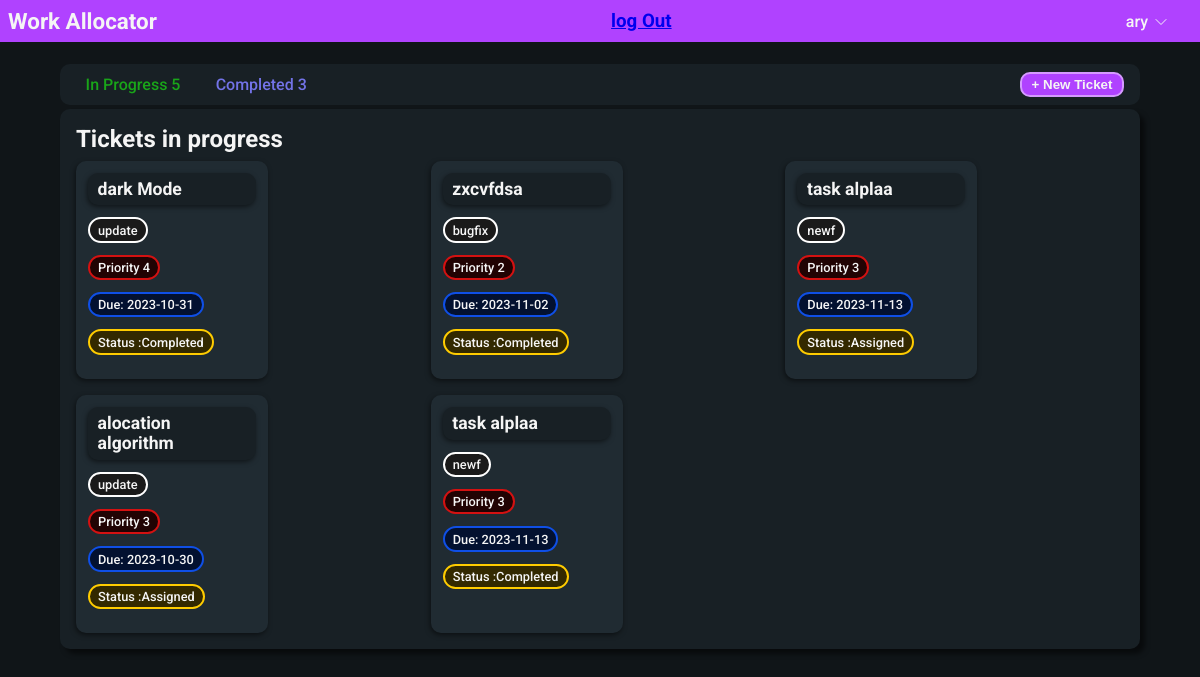
Screenshot of /manage/manage.php?mname=ary (signed in) with the database file from the repository.
### tables this page shows
CREATE TABLE `tbl_ticket` (
  `ticket_id` int(11) NOT NULL,
  `ticket_name` varchar(20) NOT NULL,
  `ticket_type` varchar(20) NOT NULL,
  `ticket_priority` int(11) NOT NULL,
  `ticket_set_date` date NOT NULL DEFAULT current_timestamp(),
  `ticket_deadline` date NOT NULL,
  `ticket_status` int(11) NOT NULL DEFAULT 0,
  `dev_id` int(11) NOT NULL,
  `ticket_difficulty` int(11) NOT NULL,
  `dev_type` varchar(10) NOT NULL
);

### manage/manage.php (the view, shortened to what this page needs)
<?php
include("../connection/connection.php");
$manager_name =$_GET['mname'];
$countCompletedQuery = "SELECT COUNT(*) AS completed_count FROM `tbl_ticket` WHERE ticket_status >= 3";
$completed_result = $con->query($countCompletedQuery);
$completed_row = $completed_result->fetch_assoc();
$completed_value = $completed_row['completed_count'];
$countInProgressQuery = "SELECT COUNT(*) AS progress_count FROM `tbl_ticket`   ";
$progress_result = $con->query($countInProgressQuery);
$progress_row = $progress_result->fetch_assoc();
$progress_value = $progress_row['progress_count'];
$selectQuery = "SELECT * FROM `tbl_ticket`";
$result = $con->query($selectQuery);
?>
<!DOCTYPE html>
<html>
<head>
	<link rel="stylesheet" href="../shared.css">
	<link rel="stylesheet" href="create-task-modal.css">
	<link rel="stylesheet" href="manage.css">
</head>
<body>
	<header class="main-header">
		<div class="main-header__div">
			<h2 class="main-header__title">Work Allocator </h2>
			<h3><a href="../index.html">log Out</a></h3>
			<p class="main-header__username"><?php echo $manager_name; ?>
				<svg xmlns="http://www.w3.org/2000/svg" fill="none" viewBox="0 0 24 24" stroke-width="1.5" stroke="currentColor" class="w-6 h-6 chev">
					<path stroke-linecap="round" stroke-linejoin="round" d="M19.5 8.25l-7.5 7.5-7.5-7.5" />
				</svg>
			</p>
		</div>
	</header>
	<main>
		<div class="ticket-tab">
			<div class="ticket-tab__container">
				<div class="ticket-tab__item ticket-tab__progress ">In Progress <?php echo$progress_value;?></div>
				<div class="ticket-tab__item ticket-tab__completed">Completed <?php echo$completed_value;?></div>
			</div>
			<button class="ticket-tab__create-button">+ New Ticket</button>
		</div>
		<div class="ticket-panel-container">
			<h2>Tickets in progress</h2>
			<div class="ticket-panel">
				<?php
				if ($result->num_rows > 0) {
					while ($row = $result->fetch_assoc()) {
				?>
						<div class="ticket">
							<h3 class="ticket__name"> <?php echo $row['ticket_name']; ?> </h3>
							<p class="ticket__type"> <?php echo $row['ticket_type']; ?> </p>
							<p class="ticket__priority"> Priority <?php echo $row['ticket_priority']; ?> </p>
							<p class="ticket__deadline">Due: <span class="ticket__date"><?php echo $row['ticket_deadline']; ?> </span></p>
							<?php
								if ($row['ticket_status'] == 0) {
									$status = "Pending";
								} elseif ($row['ticket_status'] == 1) {
									$status = "Assigned";
								} elseif ($row['ticket_status'] == 2) {
									$status = "Under Work";
								} elseif ($row['ticket_status'] == 3) {
									$status = "Completed";
								}
							?>
							<p class="ticket__status">Status :<?php echo $status ?></p>
						</div>
				<?php }
				} else {
					echo "No tickets found";
				}
				?>
			</div>
		</div>
	</main>
</body>
</html>

### shared.css (style rules this page uses)
* { box-sizing: border-box; margin: 0; padding: 0; }
:root { --text-col: whitesmoke; --background-col: hsl(203, 20%, 8%); --background-col-light: hsl(202, 22%, 12%); --background-col-lighter: hsl(202, 22%, 16%); --accent-col: #b042ff; --accent-col-active: #b042ff9f; --progress-col: rgb(25, 165, 25); --completed-col: rgb(115, 115, 232); --hold-col: rgb(255, 204, 0); --issue-col: red; --extend-col: orange; --shadow: -1px 2px 5px rgba(0, 0, 0, 0.5); }
body { font-family: 'Roboto', sans-serif; color: var(--text-col); background-color: var(--background-col); }
.main-header { background-color: var(--accent-col); position: fixed; top: 0; left: 0; width: 100%; }
.main-header__div { height: 100%; width: 98%; padding: 0.5rem; display: flex; justify-content: left; align-items: center; }
.main-header__title { font-size: 1.4rem; }
.ticket { background-color: var(--background-col-lighter); box-shadow: -1px 2px 5px rgba(0, 0, 0, 0.5); border-radius: 10px; padding: 0.75rem; width: 12rem; font-size: 0.8rem; font-weight: 500; }
.ticket__name { font-size: 1.1rem; margin-bottom: 0.75rem; background-color: var(--background-col-light); border-radius: 10px; padding: 0.4rem 0.6rem; box-shadow: -1px 2px 5px rgba(0, 0, 0, 0.5); }
.ticket__type { width: fit-content; background-color: hsl(0, 0%, 10%); padding: 0.2rem 0.5rem; border-radius: 100rem; border: 2px solid white; margin-bottom: 0.75rem; }
.ticket__priority { padding: 0.2rem 0.5rem; border-radius: 100rem; border: 2px solid hsl(0, 85%, 45%); background-color: hsl(0, 85%, 7%); margin-bottom: 0.75rem; width: fit-content; }
.ticket__deadline { margin-bottom: 0.75rem; padding: 0.2rem 0.5rem; border-radius: 100rem; border: 2px solid hsl(222, 88%, 48%); background-color: hsl(222, 88%, 10%); width: fit-content; }
.ticket__status { width: fit-content; margin-bottom: 0.5rem; padding: 0.2rem 0.5rem; border-radius: 100rem; border: 2px solid var(--hold-col); margin-bottom: 0.75rem; background-color: hsl(48, 100%, 10%); }

### manage/manage.css (style rules this page uses)
.main-header__div { justify-content: space-between; align-items: center; }
.main-header__username { font-weight: 500; cursor: pointer; }
.chev { width: 1rem; transform: translate(1px, 3px) }
main { margin-top: 4rem; }
.ticket-tab { max-width: 90%; min-height: 2rem; margin: 0 auto; padding: 0.5rem 1rem; border-radius: 10px; display: flex; align-items: center; justify-content: space-between; gap: 1rem; background-color: var(--background-col-light); }
.ticket-tab__container { display: flex; gap: 1rem; }
.ticket-tab__item { padding: 0.2rem 0.6rem; border-radius: 10px; font-weight: 500; cursor: pointer; }
.ticket-tab__progress { color: var(--progress-col); }
.ticket-tab__completed { color: var(--completed-col); }
.ticket-tab__create-button { background-color: var(--accent-col); border: 2px solid hsl(275, 100%, 80%); color: var(--text-col); font-weight: 700; border-radius: 10px; padding: 0.2rem 0.6rem; cursor: pointer; }
.ticket-panel-container { padding: 1rem; width: 90%; margin-top: 0.2rem; margin-left: auto; margin-right: auto; border-radius: 10px; box-shadow: 5px 5px 5px rgba(0, 0, 0, 0.5); background-color: var(--background-col-light) }
.ticket-panel { margin-top: 0.5rem; display: grid; grid-template-columns: 1fr 1fr 1fr; gap: 1rem; }

### rows the page displays
tbl_ticket: ticket_name "dark Mode", ticket_type "update", ticket_priority "4", ticket_deadline "2023-10-31", ticket_status "Completed"
tbl_ticket: ticket_name "zxcvfdsa", ticket_type "bugfix", ticket_priority "2", ticket_deadline "2023-11-02", ticket_status "Completed"
tbl_ticket: ticket_name "task alplaa", ticket_type "newf", ticket_priority "3", ticket_deadline "2023-11-13", ticket_status "Assigned"
tbl_ticket: ticket_name "alocation algorithm", ticket_type "update", ticket_priority "3", ticket_deadline "2023-10-30", ticket_status "Assigned"
tbl_ticket: ticket_name "task alplaa", ticket_type "newf", ticket_priority "3", ticket_deadline "2023-11-13", ticket_status "Completed"

### other values shown
$manager_name "ary"
$progress_value "5"
$completed_value "3"
